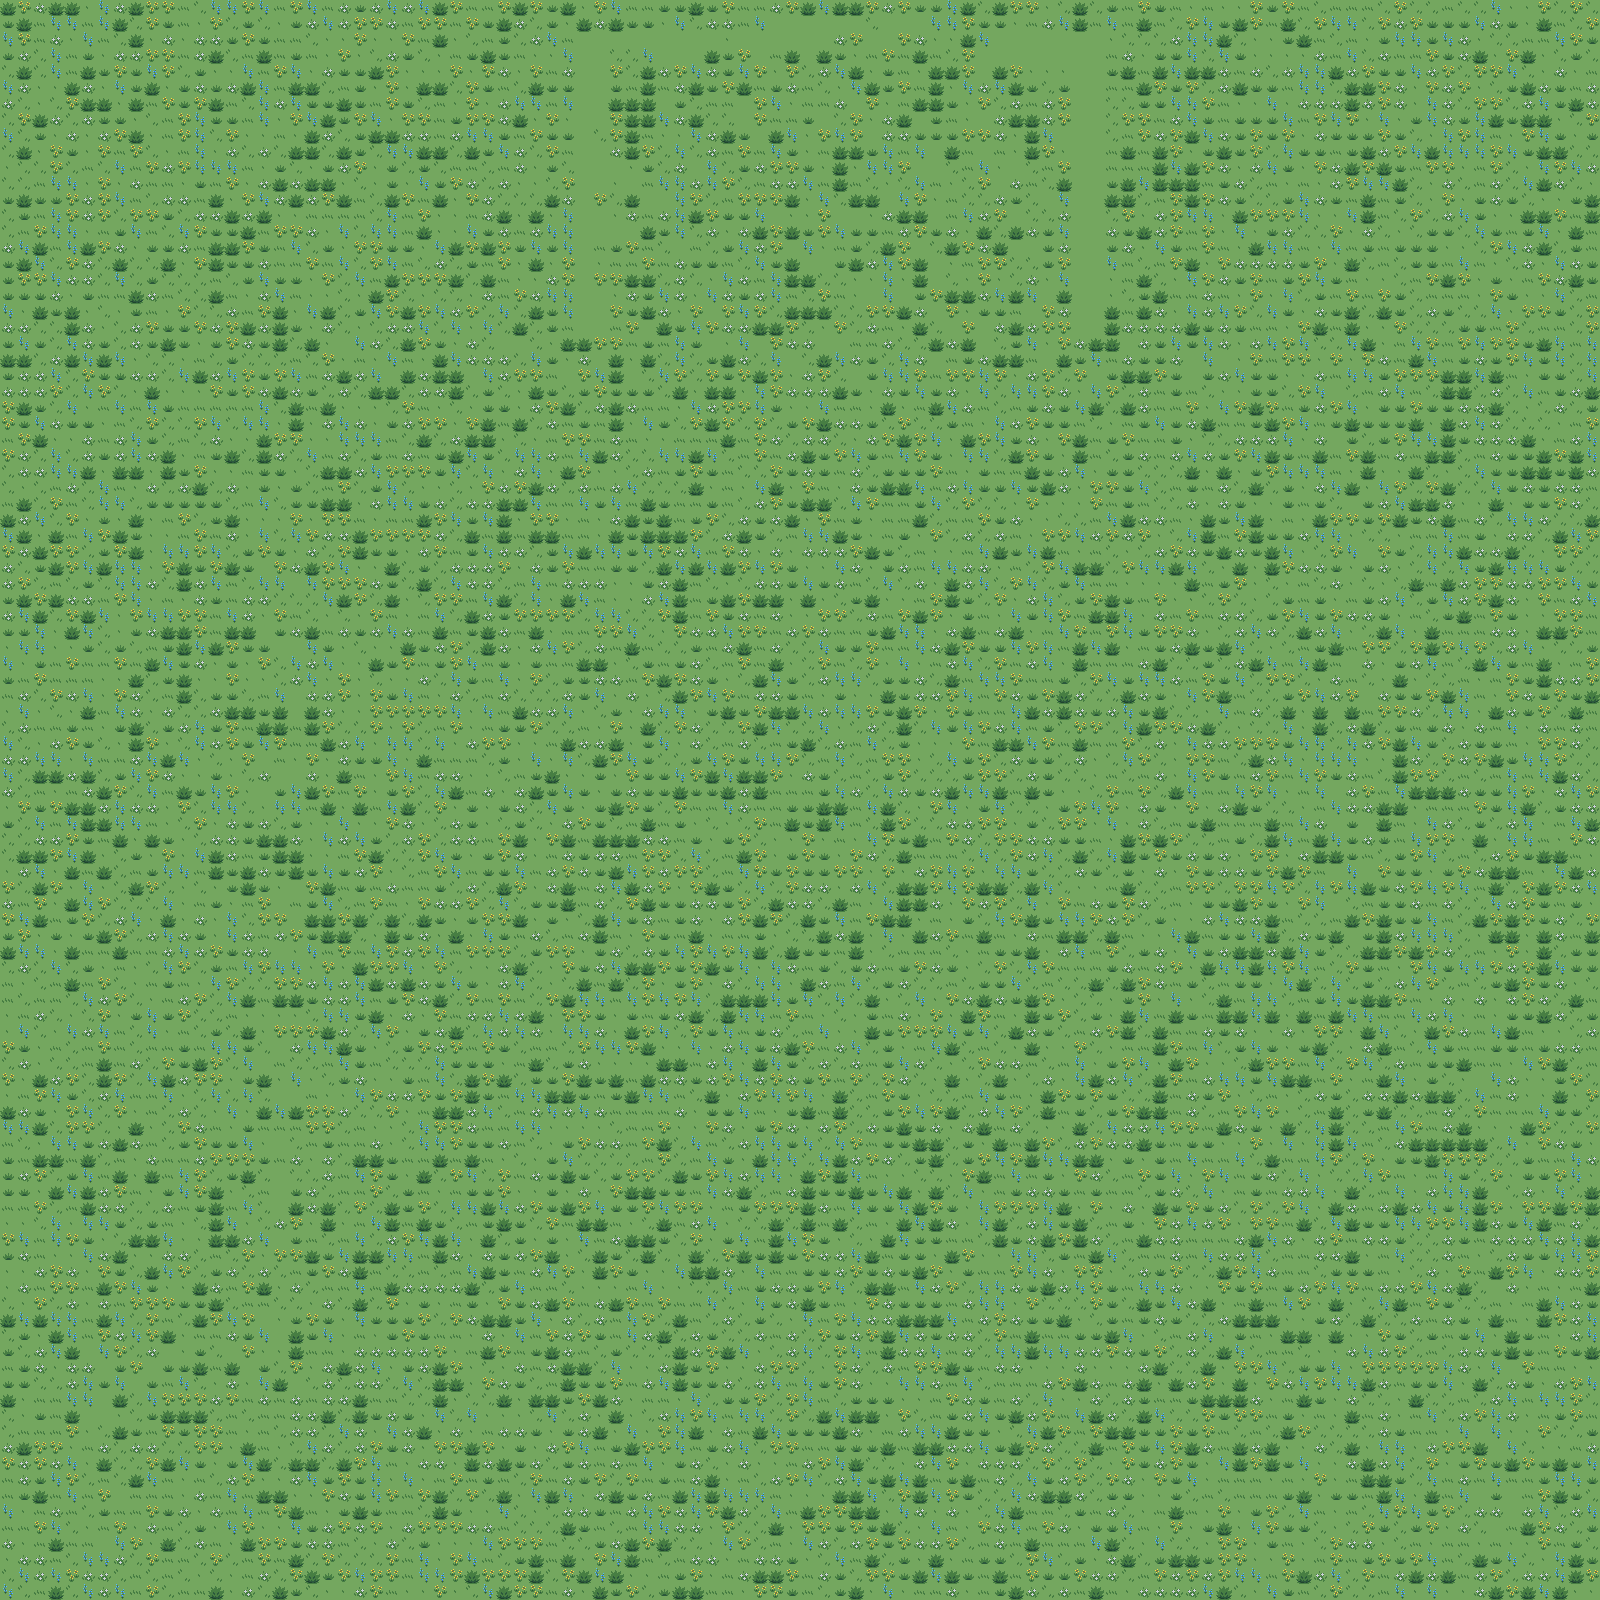

Below is a game level as drawn by its tile map, then a one-line description and the .tmx that defines it (tile-layer data replaced by summaries):
An orthogonal 100x100 tile map with 16x16 px tiles, 2 tile layers (Tile Layer 1, Path).

<map version="1.5" tiledversion="1.5.0" orientation="orthogonal" renderorder="right-down" width="100" height="100" tilewidth="16" tileheight="16" infinite="0" nextlayerid="6" nextobjectid="1">
 <tileset firstgid="1" source="village-palette01-day.tsx" />
 <layer id="1" name="Tile Layer 1" width="100" height="100">
  <data>[10000 cells, 10000 non-empty, 9 distinct tile ids]</data>
 </layer>
 <layer id="5" name="Path" width="100" height="100">
  <data>[10000 cells, 0 non-empty, 0 distinct tile ids]</data>
 </layer>
</map>
